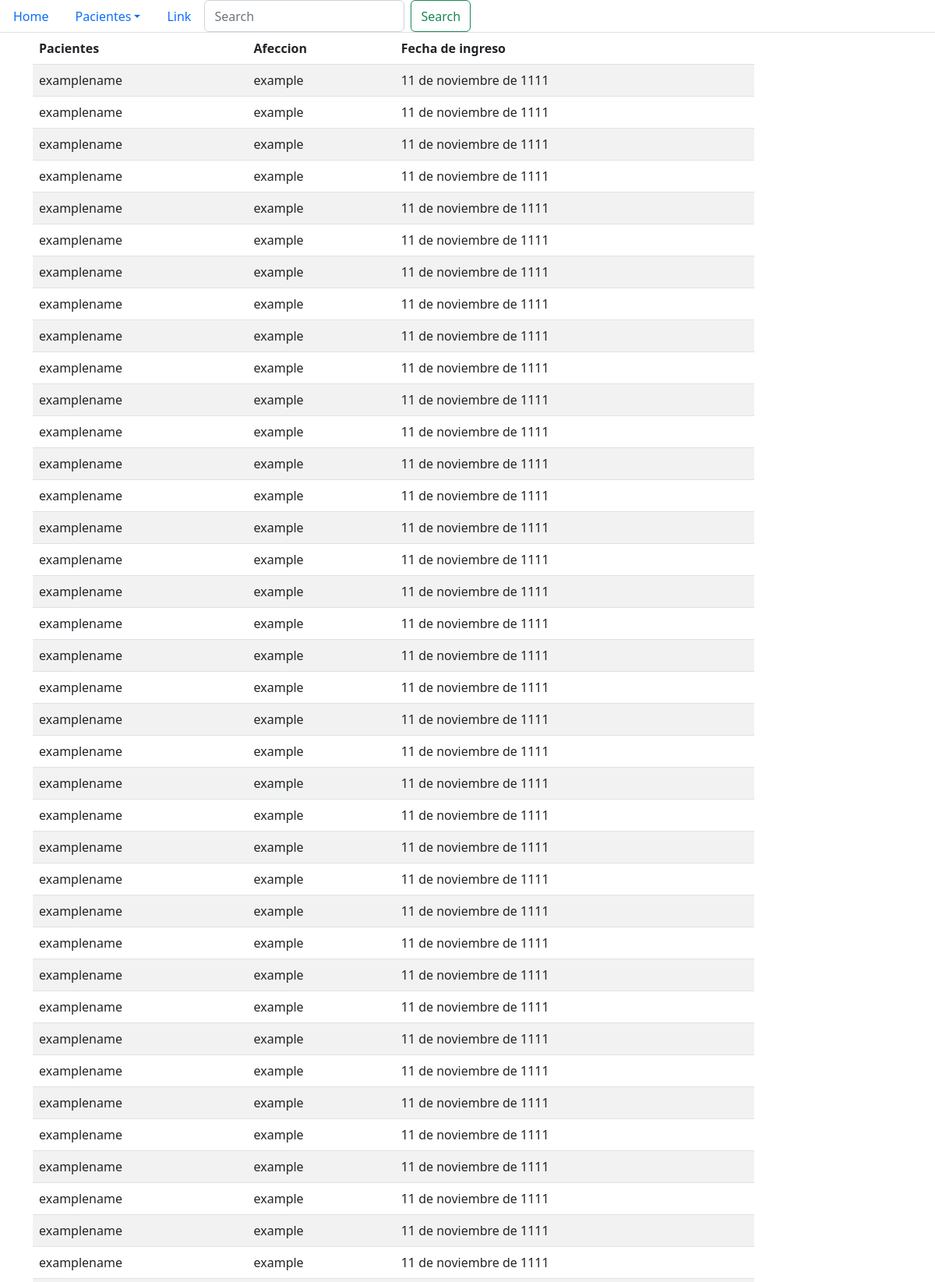
Screenshot of /riesgose/ (upper part) with the database file from the repository.
### app/models.py (models this page shows)
class riesgoso(models.Model):
    nombre = models.CharField(max_length=20,)
    afeccion = models.CharField(max_length=20,)
    fecha_de_ingreso = models.DateField()

### app/views.py (the view)
# urls.py: path('riesgose/', views.riesgose),
def riesgose(request):
    pacientes_riesgosos = riesgoso.objects.all()
    return render(request, "riesgosos.html", {"pacientes_R": pacientes_riesgosos})

### app/templates/riesgosos.html (shortened to what this page needs)
<!DOCTYPE html>
{% extends "plantillacore.html" %}
  {% block script %}
  <link href="https://cdn.jsdelivr.net/npm/bootstrap@5.2.0-beta1/dist/css/bootstrap.min.css" rel="stylesheet"
>
  {% endblock %}
  {% block content %}
  <div class="container">
    <div class="row">
      <div class="col-md-10">
        <div class="table-responsive">
          <table class="table table-striped">
            <thead>
              <tr>
                <th>Pacientes</th>
                <th>Afeccion</th>
                <th>Fecha de ingreso</th>
              </tr>
            </thead>
            <tbody>
              {% for r in pacientes_R %}
              <tr>
                <td>{{r.nombre}}</td>
                <td>{{r.afeccion}}</td>
                <td>{{r.fecha_de_ingreso}}</td>
              </tr>
              {% endfor %}
            </tbody>
          </table>
        </div>
      </div>
    </div>
  </div>
  {% endblock %}

### app/templates/plantillacore.html (shortened to what this page needs)
<!DOCTYPE html>
<html lang="en">
<head>
    {% block script %} {% endblock %}
</head>
<body>
    {% include "navbar.html" %}
    {% block content %}
    {% endblock %}
</body>
</html>

### app/templates/navbar.html (shortened to what this page needs)
<!DOCTYPE html>
<html>
<body>
  <ul class="nav nav-tabs">
    <li class="nav-item">
      <a class="nav-link" aria-current="page" href="/">Home</a>
    </li>
    <li class="nav-item dropdown">
      <a class="nav-link dropdown-toggle" data-bs-toggle="dropdown" href="#" role="button"
        aria-expanded="false">Pacientes</a>
    </li>
    <li class="nav-item">
      <a class="nav-link" href="/riesgose/">Link</a>
    </li>
    <form action="/buscar/" method="GET" class="d-flex">
      <input class="form-control me-2" type="search" placeholder="Search" aria-label="Search" name="buscador">
      <button class="btn btn-outline-success" type="submit">Search</button>
    </form>
  </ul>
</body>
</html>

### rows the page displays
riesgoso: nombre "examplename", afeccion "example", fecha_de_ingreso "11 de noviembre de 1111"
riesgoso: nombre "examplename", afeccion "example", fecha_de_ingreso "11 de noviembre de 1111"
riesgoso: nombre "examplename", afeccion "example", fecha_de_ingreso "11 de noviembre de 1111"
riesgoso: nombre "examplename", afeccion "example", fecha_de_ingreso "11 de noviembre de 1111"
riesgoso: nombre "examplename", afeccion "example", fecha_de_ingreso "11 de noviembre de 1111"
riesgoso: nombre "examplename", afeccion "example", fecha_de_ingreso "11 de noviembre de 1111"
riesgoso: nombre "examplename", afeccion "example", fecha_de_ingreso "11 de noviembre de 1111"
riesgoso: nombre "examplename", afeccion "example", fecha_de_ingreso "11 de noviembre de 1111"
riesgoso: nombre "examplename", afeccion "example", fecha_de_ingreso "11 de noviembre de 1111"
riesgoso: nombre "examplename", afeccion "example", fecha_de_ingreso "11 de noviembre de 1111"
riesgoso: nombre "examplename", afeccion "example", fecha_de_ingreso "11 de noviembre de 1111"
riesgoso: nombre "examplename", afeccion "example", fecha_de_ingreso "11 de noviembre de 1111"
riesgoso: nombre "examplename", afeccion "example", fecha_de_ingreso "11 de noviembre de 1111"
riesgoso: nombre "examplename", afeccion "example", fecha_de_ingreso "11 de noviembre de 1111"
riesgoso: nombre "examplename", afeccion "example", fecha_de_ingreso "11 de noviembre de 1111"
riesgoso: nombre "examplename", afeccion "example", fecha_de_ingreso "11 de noviembre de 1111"
riesgoso: nombre "examplename", afeccion "example", fecha_de_ingreso "11 de noviembre de 1111"
riesgoso: nombre "examplename", afeccion "example", fecha_de_ingreso "11 de noviembre de 1111"
riesgoso: nombre "examplename", afeccion "example", fecha_de_ingreso "11 de noviembre de 1111"
riesgoso: nombre "examplename", afeccion "example", fecha_de_ingreso "11 de noviembre de 1111"
riesgoso: nombre "examplename", afeccion "example", fecha_de_ingreso "11 de noviembre de 1111"
riesgoso: nombre "examplename", afeccion "example", fecha_de_ingreso "11 de noviembre de 1111"
riesgoso: nombre "examplename", afeccion "example", fecha_de_ingreso "11 de noviembre de 1111"
riesgoso: nombre "examplename", afeccion "example", fecha_de_ingreso "11 de noviembre de 1111"
riesgoso: nombre "examplename", afeccion "example", fecha_de_ingreso "11 de noviembre de 1111"
riesgoso: nombre "examplename", afeccion "example", fecha_de_ingreso "11 de noviembre de 1111"
riesgoso: nombre "examplename", afeccion "example", fecha_de_ingreso "11 de noviembre de 1111"
riesgoso: nombre "examplename", afeccion "example", fecha_de_ingreso "11 de noviembre de 1111"
riesgoso: nombre "examplename", afeccion "example", fecha_de_ingreso "11 de noviembre de 1111"
riesgoso: nombre "examplename", afeccion "example", fecha_de_ingreso "11 de noviembre de 1111"
riesgoso: nombre "examplename", afeccion "example", fecha_de_ingreso "11 de noviembre de 1111"
riesgoso: nombre "examplename", afeccion "example", fecha_de_ingreso "11 de noviembre de 1111"
riesgoso: nombre "examplename", afeccion "example", fecha_de_ingreso "11 de noviembre de 1111"
riesgoso: nombre "examplename", afeccion "example", fecha_de_ingreso "11 de noviembre de 1111"
riesgoso: nombre "examplename", afeccion "example", fecha_de_ingreso "11 de noviembre de 1111"
riesgoso: nombre "examplename", afeccion "example", fecha_de_ingreso "11 de noviembre de 1111"
riesgoso: nombre "examplename", afeccion "example", fecha_de_ingreso "11 de noviembre de 1111"
riesgoso: nombre "examplename", afeccion "example", fecha_de_ingreso "11 de noviembre de 1111"
